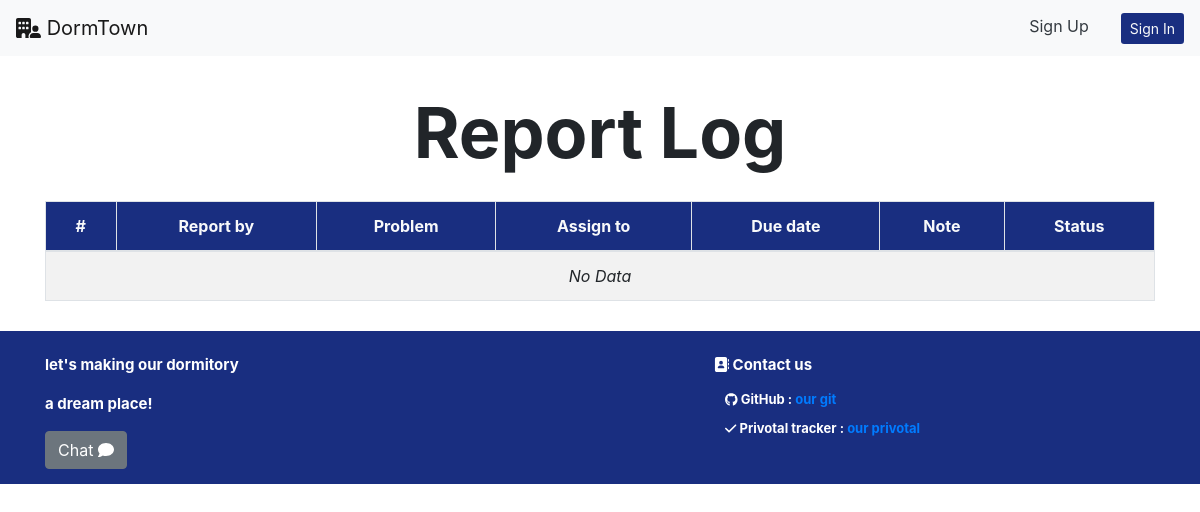
Page /manager/report_logs on the earlier database version.
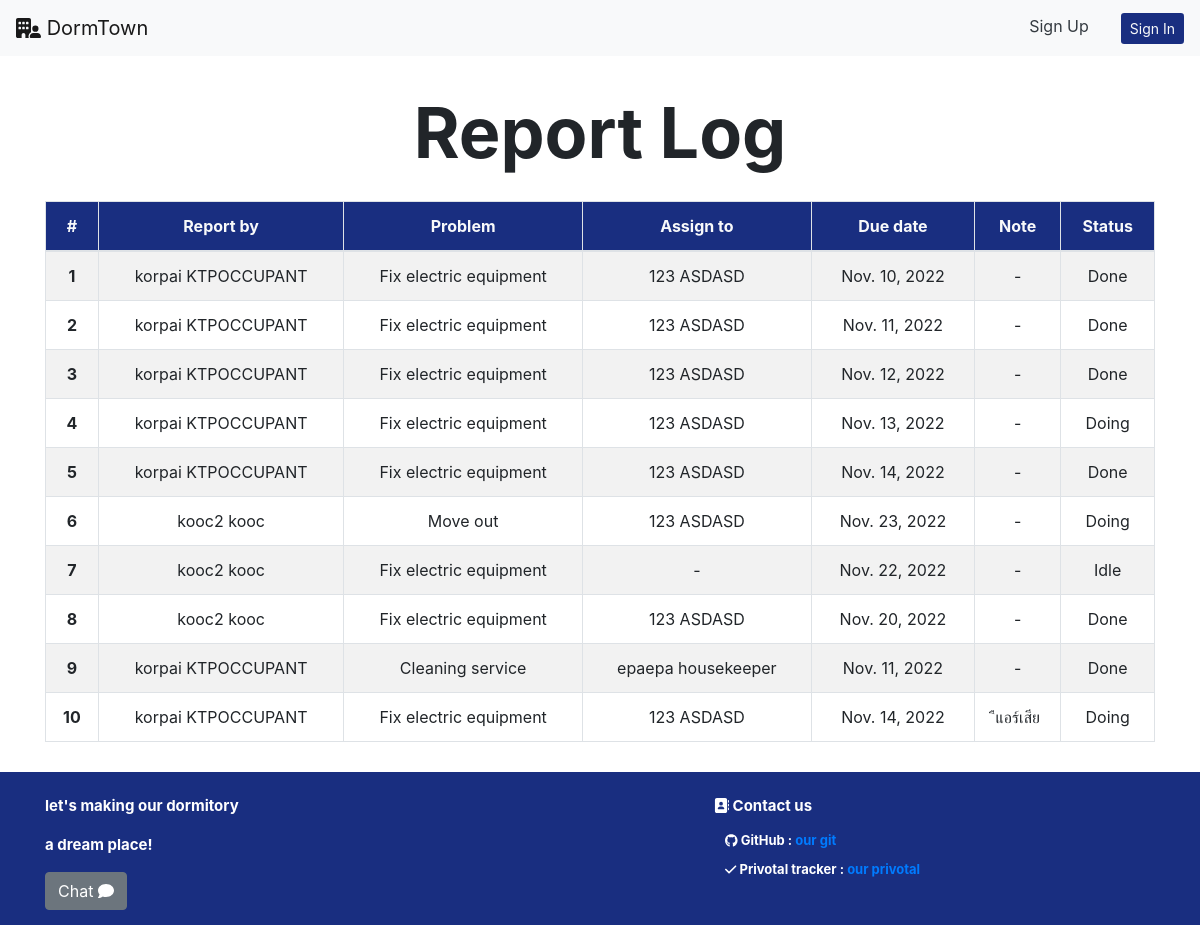
Same page on the later database version.
### occupant/models.py (models this page shows, shortened)
class Report(models.Model):
    from_user_id = models.ForeignKey(
        User, on_delete=models.CASCADE, related_name="from_user_id")
    problem_type_id = models.ForeignKey(
        ProblemType, on_delete=models.CASCADE, related_name="problem_type_id")
    due_date = models.DateField()
    note = models.CharField(max_length=150)
    status_id = models.ForeignKey(
        StatusType, on_delete=models.CASCADE, related_name="status_id")
    assign_to_id = models.ForeignKey(
        User, on_delete=models.CASCADE, related_name="assign_to_id", null=True)
    role_id = models.ForeignKey(
        Role, on_delete=models.CASCADE, related_name="reported_role_id", null=True)

class ProblemType(models.Model):
    problem_name = models.CharField(max_length=30)

class StatusType(models.Model):
    status_name = models.CharField(max_length=10)

### manager/views.py (the view)
# urls.py: path("report_logs", views.report_logs, name="report_logs"),
def report_logs(req):
    try:
        reports = Report.objects.all()
    except:
        pass
    return render(req, "manager/report_logs.html", {"reports": reports})

### manager/templates/manager/report_logs.html
{% extends 'manager/layout.html' %} {% block body %}
<section class="about-header-section">
    <div class="text-center mt-4">
        <p id='about_us' class="header">Report Log</p>
    </div>
  {% load static %}
    <div class="container">
        <table class="table table-bordered text-center table-striped">
            <thead class="text-light" style="background-color: #192e80;">
                <tr>
                    <th scope="col">#</th>
                    <th scope="col">Report by</th>
                    <th scope="col">Problem</th>
                    <th scope="col">Assign to</th>
                    <th scope="col">Due date</th>
                    <th scope="col">Note</th>
                    <th scope="col">Status</th>
                </tr>
            </thead>
            <tbody>
                {% for report in reports %}
                <tr>
                    <th scope="row">{{forloop.counter}}</th>
                    <td>{{report.from_user_id.first_name}} {{report.from_user_id.last_name}}</td>
                    <td>{{report.problem_type_id.problem_name}}</td>
                    {% if report.assign_to_id %}
                        <td>{{report.assign_to_id.first_name}} {{report.assign_to_id.last_name}}</td>
                    {% else %}
                        <td> - </td>
                    {% endif %}
                    <td>{{report.due_date}}</td>
                    {% if report.note %}
                        <td>{{report.note}}</td>
                    {% else %}
                        <td> - </td>
                    {% endif %}
                    <td>{{report.status_id.status_name}}</td>
                </tr>
                {% empty %}
                    <tr>
                        <td colspan="7"><i>No Data</i></td>
                    </tr>
                {% endfor %}
            </tbody>
        </table>
    </div>
{% endblock %}

Differences in the rows shown:
added Report: from_user_id.first_name "korpai", from_user_id.last_name "KTPOCCUPANT", problem_type_id.problem_name "Fix electric equipment", assign_to_id.first_name "123", assign_to_id.last_name "ASDASD", due_date "Nov. 10, 2022", status_id.status_name "Done"
added Report: from_user_id.first_name "korpai", from_user_id.last_name "KTPOCCUPANT", problem_type_id.problem_name "Fix electric equipment", assign_to_id.first_name "123", assign_to_id.last_name "ASDASD", due_date "Nov. 11, 2022", status_id.status_name "Done"
added Report: from_user_id.first_name "korpai", from_user_id.last_name "KTPOCCUPANT", problem_type_id.problem_name "Fix electric equipment", assign_to_id.first_name "123", assign_to_id.last_name "ASDASD", due_date "Nov. 12, 2022", status_id.status_name "Done"
added Report: from_user_id.first_name "korpai", from_user_id.last_name "KTPOCCUPANT", problem_type_id.problem_name "Fix electric equipment", assign_to_id.first_name "123", assign_to_id.last_name "ASDASD", due_date "Nov. 13, 2022", note "-", status_id.status_name "Doing"
added Report: from_user_id.first_name "korpai", from_user_id.last_name "KTPOCCUPANT", problem_type_id.problem_name "Fix electric equipment", assign_to_id.first_name "123", assign_to_id.last_name "ASDASD", due_date "Nov. 14, 2022", note "-", status_id.status_name "Done"
added Report: from_user_id.first_name "kooc2", from_user_id.last_name "kooc", problem_type_id.problem_name "Move out", assign_to_id.first_name "123", assign_to_id.last_name "ASDASD", due_date "Nov. 23, 2022", note "-", status_id.status_name "Doing"
added Report: from_user_id.first_name "kooc2", from_user_id.last_name "kooc", problem_type_id.problem_name "Fix electric equipment", due_date "Nov. 22, 2022", status_id.status_name "Idle"
added Report: from_user_id.first_name "kooc2", from_user_id.last_name "kooc", problem_type_id.problem_name "Fix electric equipment", assign_to_id.first_name "123", assign_to_id.last_name "ASDASD", due_date "Nov. 20, 2022", status_id.status_name "Done"
added Report: from_user_id.first_name "korpai", from_user_id.last_name "KTPOCCUPANT", problem_type_id.problem_name "Cleaning service", assign_to_id.first_name "epaepa", assign_to_id.last_name "housekeeper", due_date "Nov. 11, 2022", status_id.status_name "Done"
added Report: from_user_id.first_name "korpai", from_user_id.last_name "KTPOCCUPANT", problem_type_id.problem_name "Fix electric equipment", assign_to_id.first_name "123", assign_to_id.last_name "ASDASD", due_date "Nov. 14, 2022", note "ืแอร์เสีย", status_id.status_name "Doing"
Other differences:
text no longer shown: "No Data"
